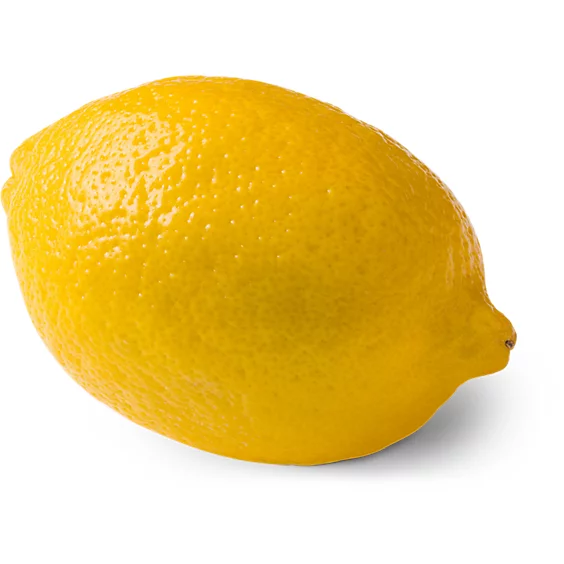
#> input picture Python Code/lemon.jpg, 564 x 564 px
$ python pic_perf.py
#> lines starting #> are read from the running program, lines starting #| are printed output that depends on the picture; after the words box and inside, x2 and y2 are one past the last pixel; in counts of white or black regions, pixels touching at a corner belong together
### Python Code/util.py
import numpy as np
import cv2


def get_limits(color):
    c = np.uint8([[color]])  # BGR values
    hsvC = cv2.cvtColor(c, cv2.COLOR_BGR2HSV)

    hue = hsvC[0][0][0]  # Get the hue value

    # Handle red hue wrap-around
    if hue >= 165:  # Upper limit for divided red hue
        lowerLimit = np.array([hue - 10, 100, 100], dtype=np.uint8)
        upperLimit = np.array([180, 255, 255], dtype=np.uint8)
    elif hue <= 15:  # Lower limit for divided red hue
        lowerLimit = np.array([0, 100, 100], dtype=np.uint8)
        upperLimit = np.array([hue + 10, 255, 255], dtype=np.uint8)
    else:
        lowerLimit = np.array([hue - 10, 100, 100], dtype=np.uint8)
        upperLimit = np.array([hue + 10, 255, 255], dtype=np.uint8)

    return lowerLimit, upperLimit

### Python Code/pic_perf.py
import numpy as np
import cv2 as cv
import sys

import time
import psutil

from PIL import Image

from util import get_limits

yellow = [0, 255, 255]

start_time = time.time() #start measuring execution time

img = cv.imread('lemon.jpg')
#> img is the input picture: shape (564, 564, 3); mean B, G, R 143.8, 213.5, 238.4

if img is None:
	sys.exit("could not read the image.")

hsvImage = cv.cvtColor(img, cv.COLOR_BGR2HSV)
#> hsvImage: shape (564, 564, 3); mean H, S, V 14.2, 109.1, 238.5

lowerLimit, upperLimit = get_limits(color=yellow)

mask = cv.inRange(hsvImage, lowerLimit, upperLimit)
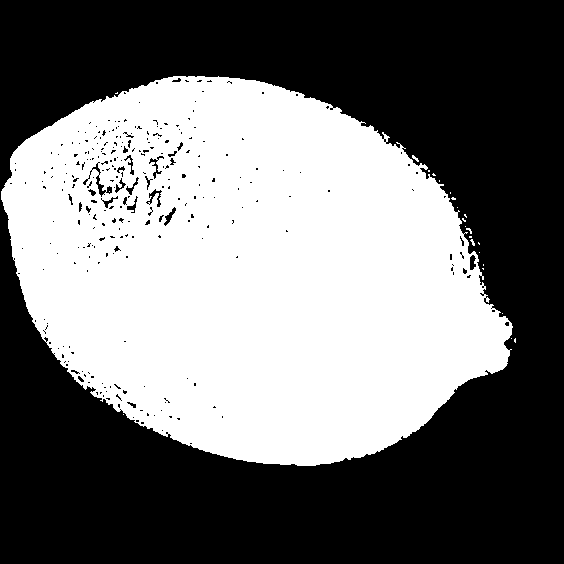
#> mask: shape (564, 564); 45% white; 24 white regions (22 under 20 px), largest, box (x1, y1, x2, y2) and area: (1, 76, 513, 466) 143040, (412, 155, 419, 162) 22

mask_ = Image.fromarray(mask)

bbox = mask_.getbbox()
#> bbox = (1, 76, 516, 466)

if bbox is not None:
	x1, y1, x2, y2 = bbox
#> x1 = 1; y1 = 76; x2 = 516; y2 = 466

	img = cv.rectangle(img, (x1, y1), (x2, y2), (0, 255, 0), 5)
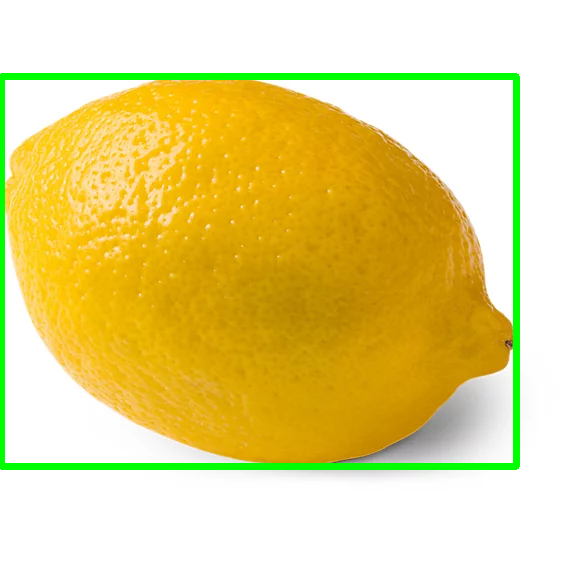
#> img: shape (564, 564, 3); 3.73% of pixels changed, all inside (x1, y1, x2, y2) = (0, 73, 520, 470)

cv.imshow('Display window', img)

end_time = time.time() #end measuring execution time
execution_time = end_time - start_time
cpu_usage = psutil.cpu_percent(interval=1) #measure cpu usage
memory_usage = psutil.virtual_memory().percent #measure memory usage

#print the performance metrics
print(f"Execution Time: {execution_time:.2f} seconds")
#> (the run stopped early here; a loop or call above may not have finished)
